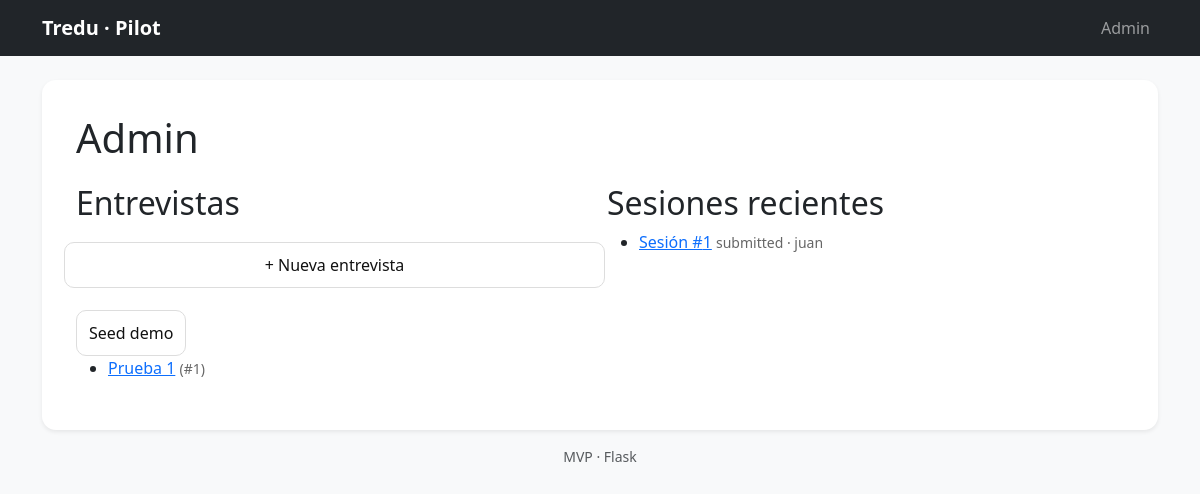
The page /admin/ on the database as committed earlier.
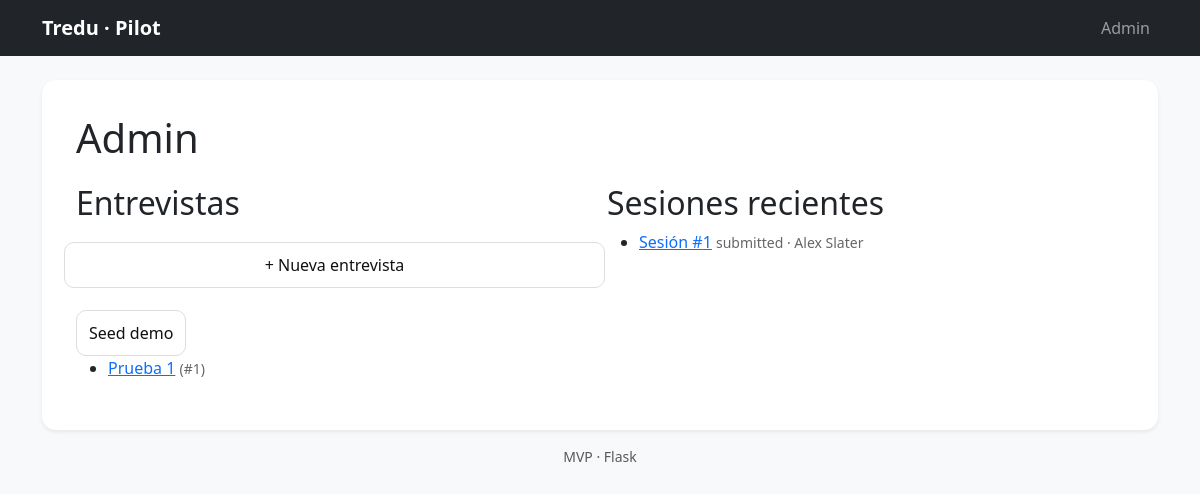
The same page on the database as committed later.
### app/models.py (models this page shows)
class ParticipantSession(db.Model):
    id = db.Column(db.Integer, primary_key=True)
    interview_id = db.Column(db.Integer, db.ForeignKey("interview.id"), nullable=False)
    token = db.Column(db.String(64), unique=True, nullable=False, index=True)
    display_name = db.Column(db.String(140), nullable=True)
    org = db.Column(db.String(140), nullable=True)
    status = db.Column(db.String(20), default="started")  # started, in_progress, submitted
    started_at = db.Column(db.DateTime, default=datetime.utcnow)
    submitted_at = db.Column(db.DateTime, nullable=True)
    answers = db.relationship("Answer", backref="session", cascade="all, delete-orphan")

### app/routes_admin.py (the view)
@bp_admin.get("/")
def dashboard():
    interviews = Interview.query.order_by(Interview.created_at.desc()).all()
    sessions = ParticipantSession.query.order_by(ParticipantSession.started_at.desc()).limit(30).all()
    return render_template("admin/dashboard.html", interviews=interviews, sessions=sessions)

### app/templates/admin/dashboard.html
{% extends "base.html" %}
{% block content %}
<h1>Admin</h1>
<div class="grid2">
  <section>
    <h2>Entrevistas</h2>
    <div class="row">
      <a class="btn" href="{{ url_for('admin.interview_new') }}">+ Nueva entrevista</a>
      <form method="post" action="{{ url_for('admin.seed_demo') }}" style="display:inline;">
        <button type="submit">Seed demo</button>
      </form>
    </div>
    <ul>
      {% for i in interviews %}
        <li>
          <a href="{{ url_for('admin.interview_edit', interview_id=i.id) }}">{{ i.title }}</a>
          <span class="muted">(#{{ i.id }})</span>
        </li>
      {% else %}
        <li class="muted">No hay entrevistas aún.</li>
      {% endfor %}
    </ul>
  </section>
  <section>
    <h2>Sesiones recientes</h2>
    <ul>
      {% for s in sessions %}
        <li>
          <a href="{{ url_for('admin.session_view', session_id=s.id) }}">Sesión #{{ s.id }}</a>
          <span class="muted">{{ s.status }} · {{ s.display_name or "anónimo" }}</span>
        </li>
      {% else %}
        <li class="muted">Sin sesiones.</li>
      {% endfor %}
    </ul>
  </section>
</div>
{% endblock %}

Rows that differ between the two databases and show on the page:
changed ParticipantSession "submitted": display_name "juan" → "Alex Slater"
